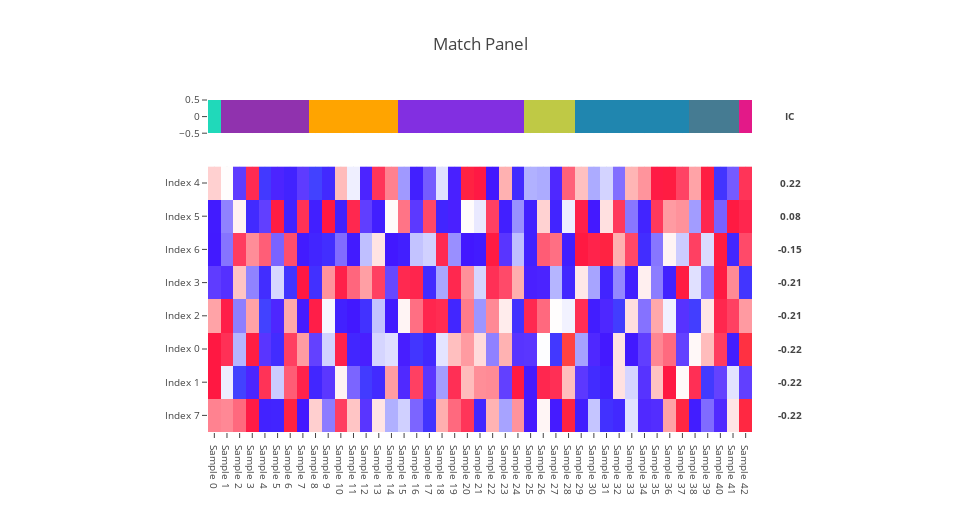

The code cell stored with this chart in its notebook:
### Code cell
target = [
    1, 4, 4, 4, 4, 4, 4, 4, 9, 9, 9, 9, 9, 9, 9, 2, 2, 2, 2, 2, 2, 2, 2, 2, 2,
    7, 7, 7, 7, 8, 8, 8, 8, 8, 8, 8, 8, 8, 5, 5, 5, 5, 3
]

target = pd.Series(
    target, index=('Sample {}'.format(i) for i in range(len(target))))

n_row = 8

features = pd.DataFrame(
    np.random.random_sample(size=(n_row, target.size)),
    index=('Index {}'.format(i) for i in range(n_row)),
    columns=target.index)

make_match_panel(
    target, features, target_ascending=None, target_type='categorical')

### Figure 1 — Plotly figure (JSON) as saved in the notebook; plotly's stock layout.template omitted (floating-point values rounded to 4 significant figures; data arrays with more than 128 entries replaced by an {"elided": "..."} marker saying what was removed)
{"data": [{"colorscale": [[0, "#20d9ba"], [0.1429, "#9017e6"], [0.2857, "#ff1968"], [0.4286, "#4e41d8"], [0.5714, "#3cb44b"], [0.7143, "#ffe119"], [0.8571, "#0082c8"], [1, "#ffa400"]], "showscale": false, "text": [["Sample 0", "Sample 1", "Sample 2", "Sample 3", "Sample 4", "Sample 5", "Sample 6", "Sample 7", "Sample 8", "Sample 9", "Sample 10", "Sample 11", "Sample 12", "Sample 13", "Sample 14", "Sample 15", "Sample 16", "Sample 17", "Sample 18", "Sample 19", "Sample 20", "Sample 21", "Sample 22", "Sample 23", "Sample 24", "Sample 25", "Sample 26", "Sample 27", "Sample 28", "Sample 29", "Sample 30", "Sample 31", "Sample 32", "Sample 33", "Sample 34", "Sample 35", "Sample 36", "Sample 37", "Sample 38", "Sample 39", "Sample 40", "Sample 41", "Sample 42"]], "type": "heatmap", "x": ["Sample 0", "Sample 1", "Sample 2", "Sample 3", "Sample 4", "Sample 5", "Sample 6", "Sample 7", "Sample 8", "Sample 9", "Sample 10", "Sample 11", "Sample 12", "Sample 13", "Sample 14", "Sample 15", "Sample 16", "Sample 17", "Sample 18", "Sample 19", "Sample 20", "Sample 21", "Sample 22", "Sample 23", "Sample 24", "Sample 25", "Sample 26", "Sample 27", "Sample 28", "Sample 29", "Sample 30", "Sample 31", "Sample 32", "Sample 33", "Sample 34", "Sample 35", "Sample 36", "Sample 37", "Sample 38", "Sample 39", "Sample 40", "Sample 41", "Sample 42"], "y": [0], "yaxis": "y2", "z": [[1, 4, 4, 4, 4, 4, 4, 4, 9, 9, 9, 9, 9, 9, 9, 2, 2, 2, 2, 2, 2, 2, 2, 2, 2, 7, 7, 7, 7, 8, 8, 8, 8, 8, 8, 8, 8, 8, 5, 5, 5, 5, 3]]}, {"colorscale": {"elided": "256x2 mixed values"}, "showscale": false, "type": "heatmap", "x": ["Sample 0", "Sample 1", "Sample 2", "Sample 3", "Sample 4", "Sample 5", "Sample 6", "Sample 7", "Sample 8", "Sample 9", "Sample 10", "Sample 11", "Sample 12", "Sample 13", "Sample 14", "Sample 15", "Sample 16", "Sample 17", "Sample 18", "Sample 19", "Sample 20", "Sample 21", "Sample 22", "Sample 23", "Sample 24", "Sample 25", "Sample 26", "Sample 27", "Sample 28", "Sample 29", "Sample 30", "Sample 31", "Sample 32", "Sample 33", "Sample 34", "Sample 35", "Sample 36", "Sample 37", "Sample 38", "Sample 39", "Sample 40", "Sample 41", "Sample 42"], "y": ["Index 7", "Index 1", "Index 0", "Index 2", "Index 3", "Index 6", "Index 5", "Index 4"], "yaxis": "y", "z": {"elided": "8x43 float values"}, "zmax": 2.252, "zmin": -1.815}], "layout": {"annotations": [{"font": {"size": 9.6}, "showarrow": false, "text": "<b>IC</b>", "width": 64, "x": 1.008, "xanchor": "left", "xref": "paper", "y": 0.95, "yanchor": "middle", "yref": "paper"}, {"font": {"size": 9.6}, "showarrow": false, "text": "<b>0.22</b>", "width": 64, "x": 1.008, "xanchor": "left", "xref": "paper", "y": 0.75, "yanchor": "middle", "yref": "paper"}, {"font": {"size": 9.6}, "showarrow": false, "text": "<b>0.08</b>", "width": 64, "x": 1.008, "xanchor": "left", "xref": "paper", "y": 0.65, "yanchor": "middle", "yref": "paper"}, {"font": {"size": 9.6}, "showarrow": false, "text": "<b>-0.15</b>", "width": 64, "x": 1.008, "xanchor": "left", "xref": "paper", "y": 0.55, "yanchor": "middle", "yref": "paper"}, {"font": {"size": 9.6}, "showarrow": false, "text": "<b>-0.21</b>", "width": 64, "x": 1.008, "xanchor": "left", "xref": "paper", "y": 0.45, "yanchor": "middle", "yref": "paper"}, {"font": {"size": 9.6}, "showarrow": false, "text": "<b>-0.21</b>", "width": 64, "x": 1.008, "xanchor": "left", "xref": "paper", "y": 0.35, "yanchor": "middle", "yref": "paper"}, {"font": {"size": 9.6}, "showarrow": false, "text": "<b>-0.22</b>", "width": 64, "x": 1.008, "xanchor": "left", "xref": "paper", "y": 0.25, "yanchor": "middle", "yref": "paper"}, {"font": {"size": 9.6}, "showarrow": false, "text": "<b>-0.22</b>", "width": 64, "x": 1.008, "xanchor": "left", "xref": "paper", "y": 0.15, "yanchor": "middle", "yref": "paper"}, {"font": {"size": 9.6}, "showarrow": false, "text": "<b>-0.22</b>", "width": 64, "x": 1.008, "xanchor": "left", "xref": "paper", "y": 0.05, "yanchor": "middle", "yref": "paper"}], "height": 512, "margin": {"l": 208, "r": 208}, "title": "Match Panel", "width": 960, "xaxis": {"anchor": "y", "tickfont": {"size": 9.6}}, "yaxis": {"domain": [0, 0.8], "dtick": 1, "tickfont": {"size": 9.6}}, "yaxis2": {"domain": [0.9, 1], "tickfont": {"size": 9.6}}}}
